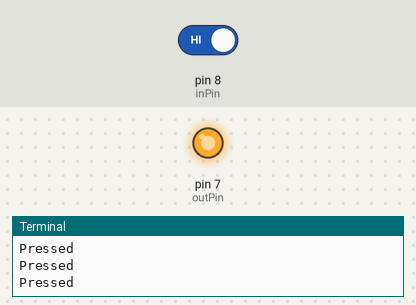
The program below on a simulated Raspberry Pi (header pin numbers). On the bench: output pins drawn as LEDs (lit = HIGH), the last lines printed to the terminal. The inputs (shaded band) are chosen by the test bench; at power-on: pin 8 (inPin) HIGH.

Above: at 1.2 s.
1.3 s: pin 8 (inPin) driven LOW
At 1.7 s:
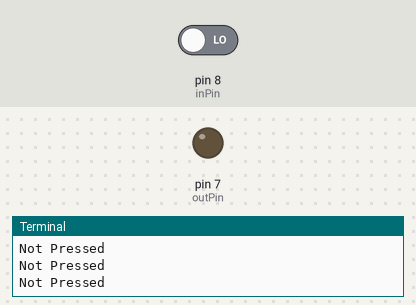
2.8 s: pin 8 (inPin) driven HIGH
At 4.2 s:
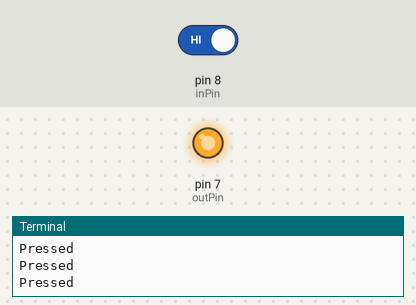
Timing chart, 0 to 5.8 s (numbered marks = the images above; inputs shaded):
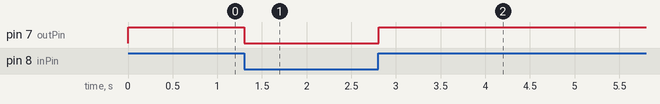

Measured:
- after the input at 1.3 s, pin 7 (outPin): HIGH → LOW at once
- after the input at 2.8 s, pin 7 (outPin): LOW → HIGH at once

The program:

ledButton.py
```python
#Sketch for testing Led via a button on the PiB3+
#KZ 1.1.2021

import RPi.GPIO as GPIO   ## Import GPIO Library
import time               ## Import the time library

inPin = 8                 ## Switch connected to pin 8
outPin = 7
GPIO.setwarnings(False)     ## Disable warnings
GPIO.setmode(GPIO.BOARD)    ## Use BOARD pin numbering
GPIO.setup(outPin, GPIO.OUT)
GPIO.setup(inPin, GPIO.IN)  ## Set pin 8 to INPUT

while True:                 ## Do this forever
    value = GPIO.input(inPin) ## Read input from switch
    if value == 0:                ## If switch is released
        print ("Not Pressed")
        GPIO.output(outPin, GPIO.LOW)
    else:              ## Else switch is pressed
        print ("Pressed")
        GPIO.output(outPin, GPIO.HIGH)
    time.sleep(0.1)           ## the delay is needed for the Raspberry Pi 3 because of its cpu speed
GPIO.cleanup()
```
